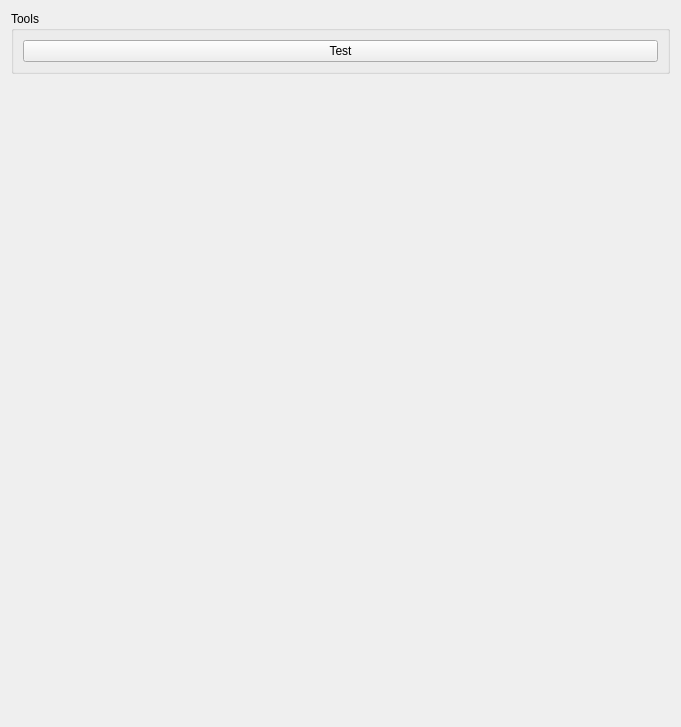
<?xml version="1.0" encoding="UTF-8"?>
<ui version="4.0">
 <class>ImageSlicesViewer</class>
 <widget class="QWidget" name="ImageSlicesViewer">
  <property name="geometry">
   <rect>
    <x>0</x>
    <y>0</y>
    <width>681</width>
    <height>727</height>
   </rect>
  </property>
  <property name="windowTitle">
   <string>Image slices view</string>
  </property>
  <layout class="QHBoxLayout" name="horizontalLayout">
   <item>
    <layout class="QVBoxLayout" name="plotLayout"/>
   </item>
   <item>
    <layout class="QVBoxLayout" name="verticalLayout">
     <item>
      <widget class="QGroupBox" name="groupBox">
       <property name="sizePolicy">
        <sizepolicy hsizetype="Minimum" vsizetype="Preferred">
         <horstretch>0</horstretch>
         <verstretch>0</verstretch>
        </sizepolicy>
       </property>
       <property name="title">
        <string>Tools</string>
       </property>
       <layout class="QVBoxLayout" name="verticalLayout_2">
        <item>
         <widget class="QPushButton" name="testBtn">
          <property name="sizePolicy">
           <sizepolicy hsizetype="Minimum" vsizetype="Fixed">
            <horstretch>0</horstretch>
            <verstretch>0</verstretch>
           </sizepolicy>
          </property>
          <property name="text">
           <string>Test</string>
          </property>
         </widget>
        </item>
       </layout>
      </widget>
     </item>
     <item>
      <spacer name="verticalSpacer_2">
       <property name="orientation">
        <enum>Qt::Vertical</enum>
       </property>
       <property name="sizeHint" stdset="0">
        <size>
         <width>20</width>
         <height>40</height>
        </size>
       </property>
      </spacer>
     </item>
    </layout>
   </item>
  </layout>
 </widget>
 <resources/>
 <connections/>
</ui>
